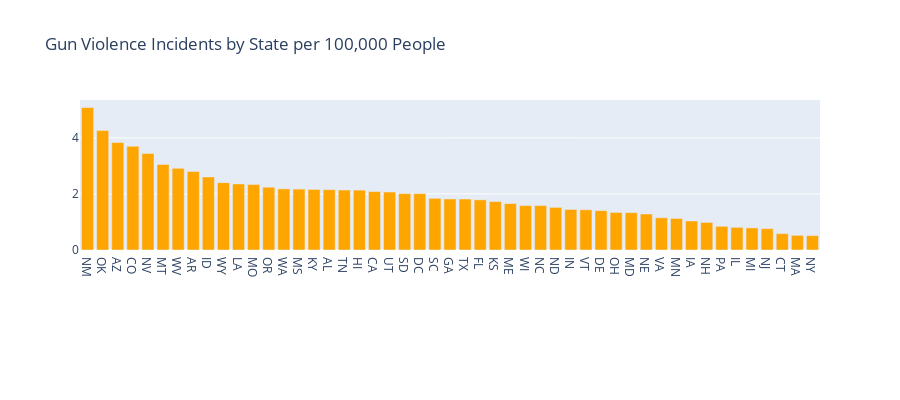

Notebook code for this chart:
### Markdown cell above
### Gun Violence Incidents by State per 100,000 People

### Code cell
'''
State Population Data: http://www.enchantedlearning.com/usa/states/population.shtml
'''

Pop_2013 = {   
               'Mississippi': 2991207, 'Iowa': 3090416, 'Oklahoma': 3850568, 'Delaware': 925749,
               'Minnesota': 5420380, 'Alaska': 735132, 'Illinois': 12882135, 'Arkansas': 2959373,
               'New Mexico': 2085287, 'Indiana': 6570902, 'Maryland': 5928814, 'Louisiana': 4625470,
               'Texas': 26448193, 'Wyoming': 582658, 'Arizona': 6626624, 'Wisconsin': 5742713,
               'Michigan': 9895622, 'Kansas': 2893957, 'Utah': 2900872, 'Virginia': 8260405,
               'Oregon': 3930065, 'Connecticut': 3596080, 'New York': 19651127, 
               'California': 38332521, 'Massachusetts': 6692824, 'West Virginia': 1854304, 
               'South Carolina': 4774839, 'New Hampshire': 1323459, 'Vermont': 626630,
               'Georgia': 9992167, 'North Dakota': 723393, 'Pennsylvania': 12773801, 
               'Florida': 19552860, 'Hawaii': 1404054, 'Kentucky': 4395295, 'Rhode Island': 1051511,
               'Nebraska': 1868516, 'Missouri': 6044171, 'Ohio': 11570808, 'Alabama': 4833722,
               'South Dakota': 844877, 'Colorado': 5268367, 'Idaho': 1612136, 'New Jersey': 8899339,
               'Washington': 6971406, 'North Carolina': 9848060, 'Tennessee': 6495978,
               'Montana': 1015165, 'District of Columbia': 646449, 'Nevada': 2790136, 'Maine': 1328302
           }

df_states['population'] = df_states['state_code'].apply(lambda x : Pop_2013[x])

df_states['incidents_per_100k'] = df_states.apply(lambda x : float(x['count'])*100000 / x['population'], axis=1)

df_temp = df_states.sort_values('incidents_per_100k', ascending = False)[1:50]

trace1 = go.Bar(
    x=df_temp.state,
    y=df_temp.incidents_per_100k,
    orientation = 'v',
    marker=dict(color='orange')
)

data = [trace1]
layout = go.Layout(
    height=400,
    margin=dict(b=150),
    barmode='group',
    legend=dict(dict(x=-.1, y=1.2)),
    title = 'Gun Violence Incidents by State per 100,000 People',
)

fig = go.Figure(data=data, layout=layout)
iplot(fig, filename='grouped-bar')

### Figure 1 — Plotly figure (JSON) as saved in the notebook; plotly's stock layout.template omitted (floating-point values rounded to 4 significant figures)
{"data": [{"marker": {"color": "orange"}, "orientation": "v", "type": "bar", "x": ["NM", "OK", "AZ", "CO", "NV", "MT", "WV", "AR", "ID", "WY", "LA", "MO", "OR", "WA", "MS", "KY", "AL", "TN", "HI", "CA", "UT", "SD", "DC", "SC", "GA", "TX", "FL", "KS", "ME", "WI", "NC", "ND", "IN", "VT", "DE", "OH", "MD", "NE", "VA", "MN", "IA", "NH", "PA", "IL", "MI", "NJ", "CT", "MA", "NY"], "y": [5.083, 4.259, 3.833, 3.701, 3.441, 3.054, 2.912, 2.805, 2.605, 2.403, 2.357, 2.333, 2.239, 2.18, 2.173, 2.161, 2.152, 2.14, 2.137, 2.084, 2.068, 2.012, 2.011, 1.843, 1.821, 1.819, 1.79, 1.728, 1.656, 1.585, 1.584, 1.521, 1.446, 1.436, 1.404, 1.34, 1.332, 1.284, 1.15, 1.125, 1.035, 0.9823, 0.8455, 0.8073, 0.7882, 0.7641, 0.584, 0.5229, 0.514]}], "layout": {"barmode": "group", "height": 400, "legend": {"x": -0.1, "y": 1.2}, "margin": {"b": 150}, "title": {"text": "Gun Violence Incidents by State per 100,000 People"}}}
